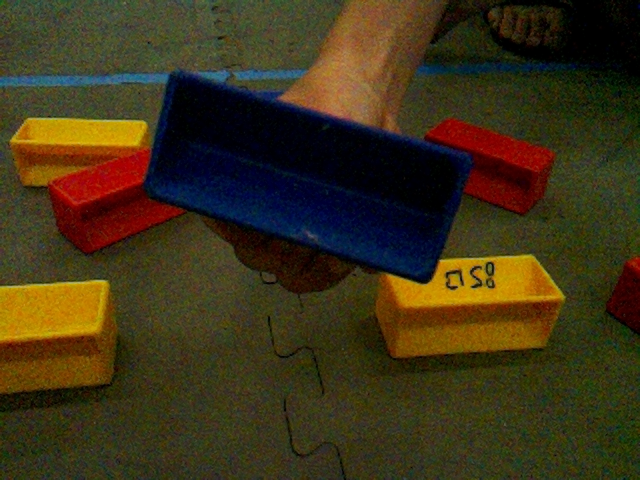
#> input picture Limelight/snapshots/blueSample.png, 640 x 480 px, found by its file name
$ python bestSample.py
#> lines starting #> are read from the running program, lines starting #| are printed output that depends on the picture; after the words box and inside, x2 and y2 are one past the last pixel; in counts of white or black regions, pixels touching at a corner belong together
#> further down, image is the input picture: shape (480, 640, 3); mean B, G, R 24, 50.4, 61.7
#> in runPipeline, `hueImage = cv2.cvtColor(image, cv2.COLOR_BGR2HSV)`: hueImage: shape (480, 640, 3); mean H, S, V 39.8, 178.8, 68.7
import math
from enum import Enum
import random

import cv2
import numpy as np

class Color(Enum):
        RED = 0
        YELLOW = 1
        BLUE = 2
        NOTHING = -1

class Sample:
    color = Color.NOTHING
    shape = None

def randomColor():
    blue = random.randint(0, 255)
    green = random.randint(0, 255)
    red = random.randint(0, 255)
    return(blue, green, red)


def colorToBGR(color):
    if color == Color.RED:
        return (0, 0, 255)
    if color == Color.BLUE:
        return (255, 0, 0)
    if color == Color.YELLOW:
        return (0,255, 255)
    else:
        return None


def colorToString(color):
        if color == Color.RED:
            return "Red"
        if color == Color.BLUE:
            return "Blue"
        if color == Color.YELLOW:
            return "Yellow"
        else:
            return "Unknown"

def identifySamples(image, hueImage, color, darkColor, lightColor):
    mask = cv2.inRange(hueImage, darkColor, lightColor)
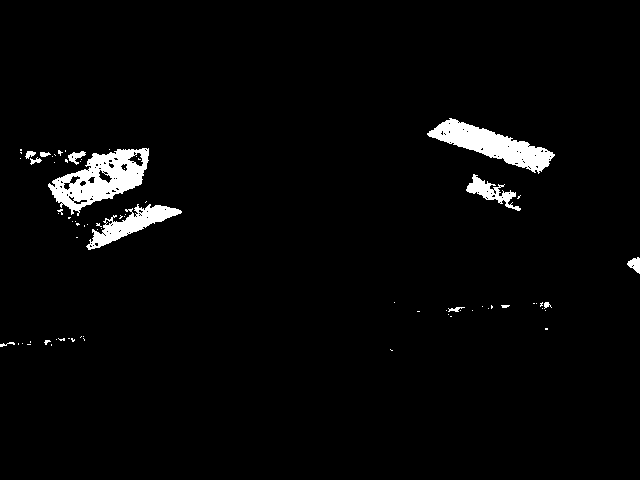
#> mask: shape (480, 640); 2.9% white; 75 white regions (62 under 20 px), largest, box (x1, y1, x2, y2) and area: (48, 148, 149, 216) 3191, (427, 118, 555, 174) 2772, (86, 204, 182, 250) 1507
    showImage(colorToString(color) + ' Mask', mask)
    # remove noise
    mask = cv2.erode(mask, None, iterations = 2)
#> mask: shape (480, 640); 1.2% white; 17 white regions (8 under 20 px), largest, box (x1, y1, x2, y2) and area: (431, 121, 548, 168) 1604, (72, 152, 142, 199) 956, (95, 207, 177, 244) 613
    showImage(colorToString(color) + 'Eroded Mask', mask)
    #fill in holes
    mask = cv2.dilate(mask, None, iterations = 6)
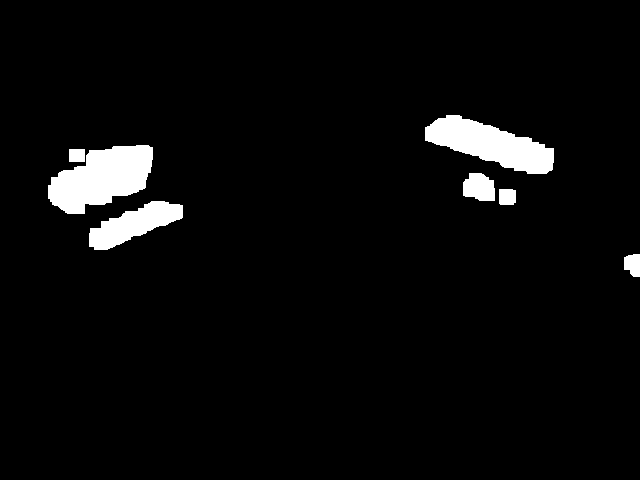
#> mask: shape (480, 640); 4.1% white; 7 white regions
    showImage(colorToString(color) + 'Dilated Mask', mask)

    shapes, _ = cv2.findContours(mask, cv2.RETR_EXTERNAL, cv2.CHAIN_APPROX_SIMPLE)
#> shapes = 7 contours; box (x1, y1, x2, y2) and area: (48, 145, 153, 214) 4540, (425, 115, 554, 174) 3932, (89, 201, 183, 250) 2225, (463, 173, 495, 201) 676, (624, 254, 640, 277) 270, (499, 189, 516, 205) 234, (69, 149, 85, 162) 180
    for shape in shapes:
        cv2.drawContours(image, [shape], -1, randomColor(), 3)
#> this loop made 7 passes
#> (blue in randomColor, green in randomColor, red in randomColor) on passes 1, 2, 3, 4, 6, 7: (197, 215, 20), (132, 248, 207), (155, 244, 183), (111, 71, 144), (75, 158, 50), (37, 169, 241)
#> (shape, blue in randomColor, green in randomColor, red in randomColor) on pass 5: ([[69, 149], [69, 161], [84, 161], [84, 149]], 71, 48, 128)
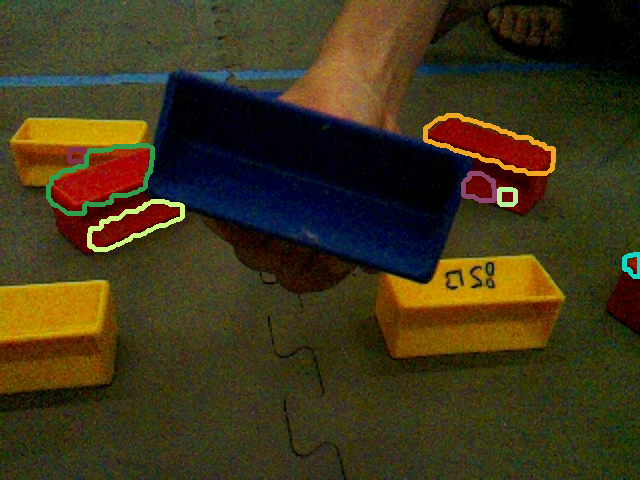
#> image: shape (480, 640, 3); 1.75% of pixels changed, all inside (x1, y1, x2, y2) = (46, 113, 640, 279)

    samples = []
    for shape in shapes:
        x, y, width, height = cv2.boundingRect(shape)
        topLeft = (x, y)
        bottomRight = (x + width, y + height)

        rectangleColor = colorToBGR(color)
        rectangleThickness = 10
        area = width * height
        ratio = width / height
        if 3 > ratio > 2 and area > 500:
            sample  = Sample()
            sample.color = color
            sample.shape = shape
            samples.append(sample)
            cv2.rectangle(image, topLeft, bottomRight, rectangleColor, rectangleThickness)
#> this loop made 7 passes
#> (x, y, width, height, bottomRight, area, ratio) on passes 1, 2, 3, 4, 6, 7: (624, 254, 16, 23, (640, 277), 368, 0.696), (89, 201, 94, 49, (183, 250), 4606, 1.92), (499, 189, 17, 16, (516, 205), 272, 1.06), (463, 173, 32, 28, (495, 201), 896, 1.14), (48, 145, 105, 69, (153, 214), 7245, 1.52), (425, 115, 129, 59, (554, 174), 7611, 2.19)
#> (shape, x, y, width, height, bottomRight, area, ratio) on pass 5: ([[69, 149], [69, 161], [84, 161], [84, 149]], 69, 149, 16, 13, (85, 162), 208, 1.23)
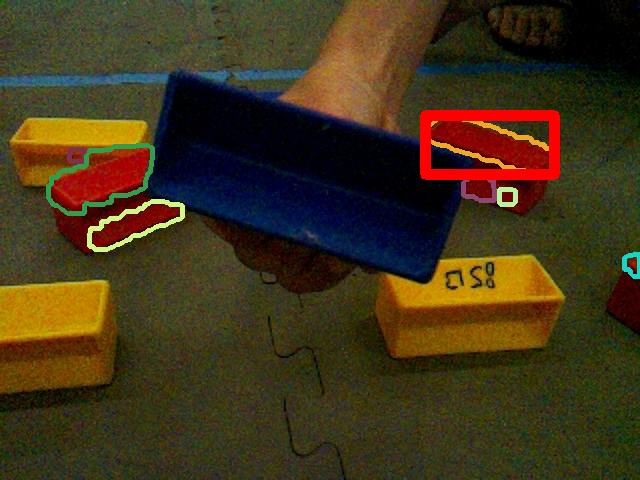
#> image: shape (480, 640, 3); 1.33% of pixels changed, all inside (x1, y1, x2, y2) = (420, 110, 560, 180)
#> after the loop, samples = 1 item
    return samples

def computeArea(sample):
    return cv2.contourArea( sample.shape )

# [46 lines left out: functions findClosest, computeRectangle, computeCenter, calculateDistance, minDistance, chooseSample, not called in this run]

def showImage(title, image):
    cv2.imshow(title, image)
    cv2.waitKey(0)

def runPipeline(image, llrobot):
    hueImage = cv2.cvtColor(image, cv2.COLOR_BGR2HSV)

    allSamples = []
    #set exposure to 616
    #set sensor gain to 16.5
    if llrobot[0] == 1:
        redSamples = identifySamples(image,hueImage, Color.RED,  np.array([0, 225, 97]), np.array([10, 255, 221]) )
#> redSamples = 1 item
        allSamples = allSamples + redSamples
#> allSamples = 1 item

    if llrobot[1] == 1:
        blueSamples = identifySamples(image,hueImage, Color.BLUE, np.array([83, 166, 42]), np.array([142, 255, 150]) )
#> in identifySamples (call 2), `mask = cv2.inRange(hueImage, darkColor, lightColor)`:
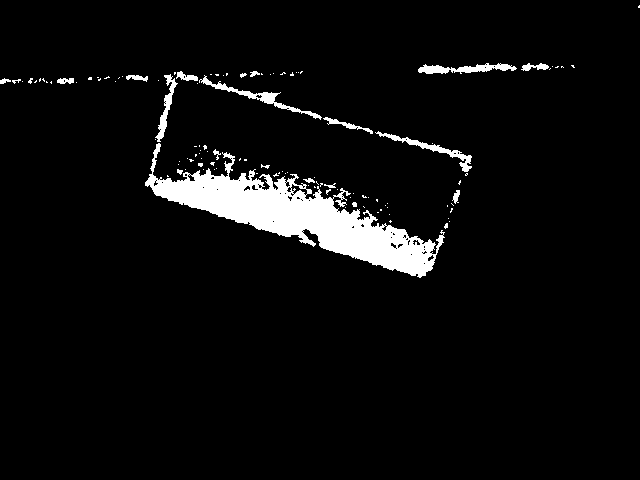
#> mask: shape (480, 640); 5% white; 115 white regions (94 under 20 px), largest, box (x1, y1, x2, y2) and area: (145, 143, 445, 278) 11926, (199, 75, 322, 120) 634, (418, 63, 517, 74) 571
#> in identifySamples (call 2), `mask = cv2.erode(mask, None, iterations = 2)`:
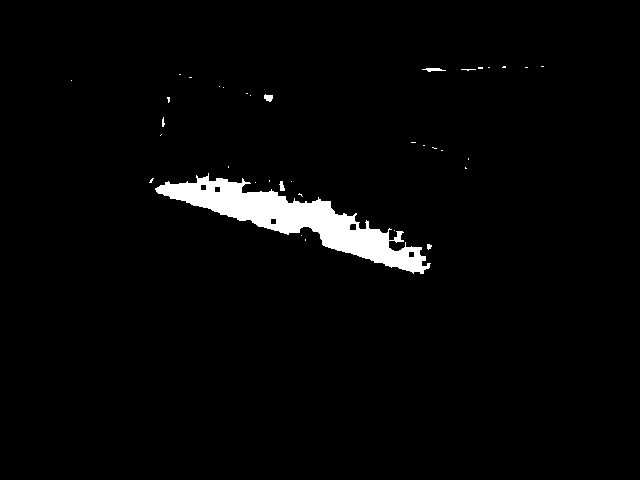
#> mask: shape (480, 640); 2.7% white; 36 white regions (30 under 20 px), largest, box (x1, y1, x2, y2) and area: (155, 173, 431, 274) 7955, (422, 68, 446, 72) 56, (264, 94, 273, 102) 51, (279, 181, 285, 191) 40, (427, 244, 432, 250) 22, (162, 117, 165, 127) 20
#> in identifySamples (call 2), `mask = cv2.dilate(mask, None, iterations = 6)`:
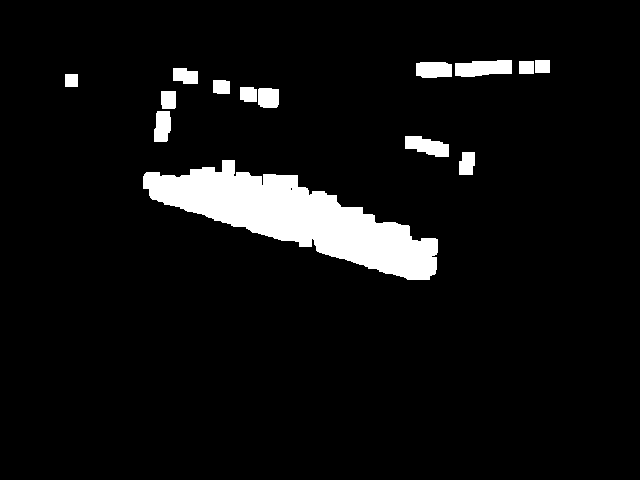
#> mask: shape (480, 640); 6.4% white; 14 white regions, largest, box (x1, y1, x2, y2) and area: (143, 160, 438, 280) 14814, (455, 60, 512, 77) 797, (405, 136, 449, 157) 625
        allSamples = allSamples + blueSamples

    if llrobot[2] == 1:
        yellowSamples = identifySamples(image,hueImage, Color.YELLOW, np.array([8, 240, 111]), np.array([30, 255, 192]) )
        allSamples = allSamples + yellowSamples

    x=0
    y=0
    area=0
    color = Color.NOTHING

    if len(allSamples) > 0:
        chosenSample = chooseSample(allSamples)
        rectangle=computeRectangle(chosenSample)
        rectangleColor = (255, 0, 255)
        rectangleThickness = 1
        cv2.rectangle(image, rectangle[0], rectangle[1], rectangleColor, rectangleThickness)

        center = computeCenter(chosenSample)
        x=center[0]
        y=center[1]
        area= cv2.contourArea(chosenSample.shape)
        color = chosenSample.color

    # findClosest(image, redSamples)
    # findClosest(image, yellowSamples)
    # findClosest(image, blueSamples)

    largestContour = np.array([[]])
    data = [y, x, area, color.value, 0, 0, 0]
    showImage('Limelight Image - best sample', image)
    return largestContour, image, data

#image = cv2.imread('yellowSample.png')
#image = cv2.imread('redSample.png')
image = cv2.imread('blueSample.png')
#image = cv2.imread('yellowBest2.png')
showImage('Limelight Image - Camera Image', image)

llrobot = [1, 1, 1]

random.seed(0)
runPipeline(image, llrobot)

$ run again, with Limelight/snapshots/yellowBest2.png copied over Limelight/snapshots/blueSample.png
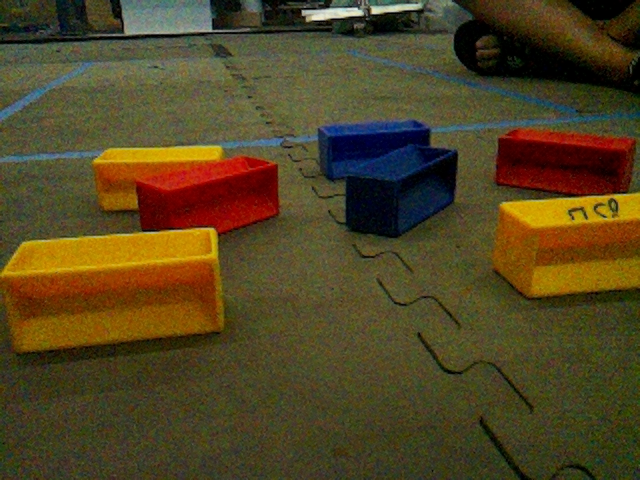
#> input picture Limelight/snapshots/yellowBest2.png, 640 x 480 px, found by its file name
#> image is the input picture: shape (480, 640, 3); mean B, G, R 34.6, 68.1, 81.3
#> hueImage: shape (480, 640, 3); mean H, S, V 31.9, 152.7, 85.8
#> shapes = 9 contours; largest, box (x1, y1, x2, y2) and area: (129, 153, 283, 236) 8810, (508, 126, 635, 155) 2192, (168, 270, 217, 293) 801, (537, 171, 579, 195) 680, (8, 280, 40, 303) 483
#> the loop in identifySamples, `for shape in shapes:` made 9 passes
#> the loop in identifySamples, `for shape in shapes:` made 9 passes
#> (x, y, width, height, bottomRight, area, ratio) on passes 1 to 8: (80, 283, 29, 16, (109, 299), 464, 1.81), (8, 280, 32, 23, (40, 303), 736, 1.39), (134, 275, 33, 17, (167, 292), 561, 1.94), (168, 270, 49, 23, (217, 293), 1127, 2.13), (537, 171, 42, 24, (579, 195), 1008, 1.75), (101, 171, 18, 17, (119, 188), 306, 1.06), (511, 168, 23, 21, (534, 189), 483, 1.1), (129, 153, 154, 83, (283, 236), 12782, 1.86)
#> after the loop in identifySamples, `for shape in shapes:`:
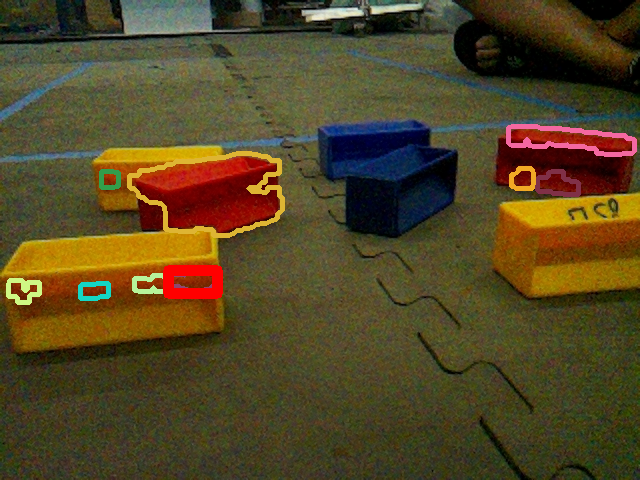
#> image: shape (480, 640, 3); mean B, G, R 36.4, 70.1, 83.7
#> after the loop in identifySamples, `for shape in shapes:`: samples = 1 item
#> in identifySamples (call 2), `mask = cv2.dilate(mask, None, iterations = 6)`:
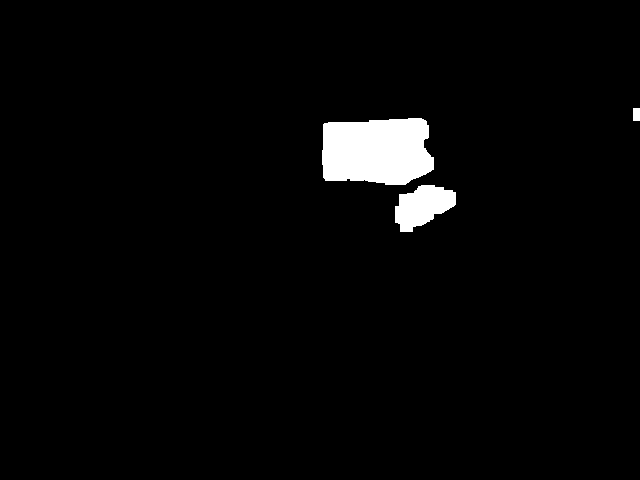
#> mask: shape (480, 640); 2.7% white; 3 white regions, box (x1, y1, x2, y2) and area: (322, 118, 434, 185) 6470, (395, 185, 456, 232) 1875, (633, 108, 640, 121) 91
